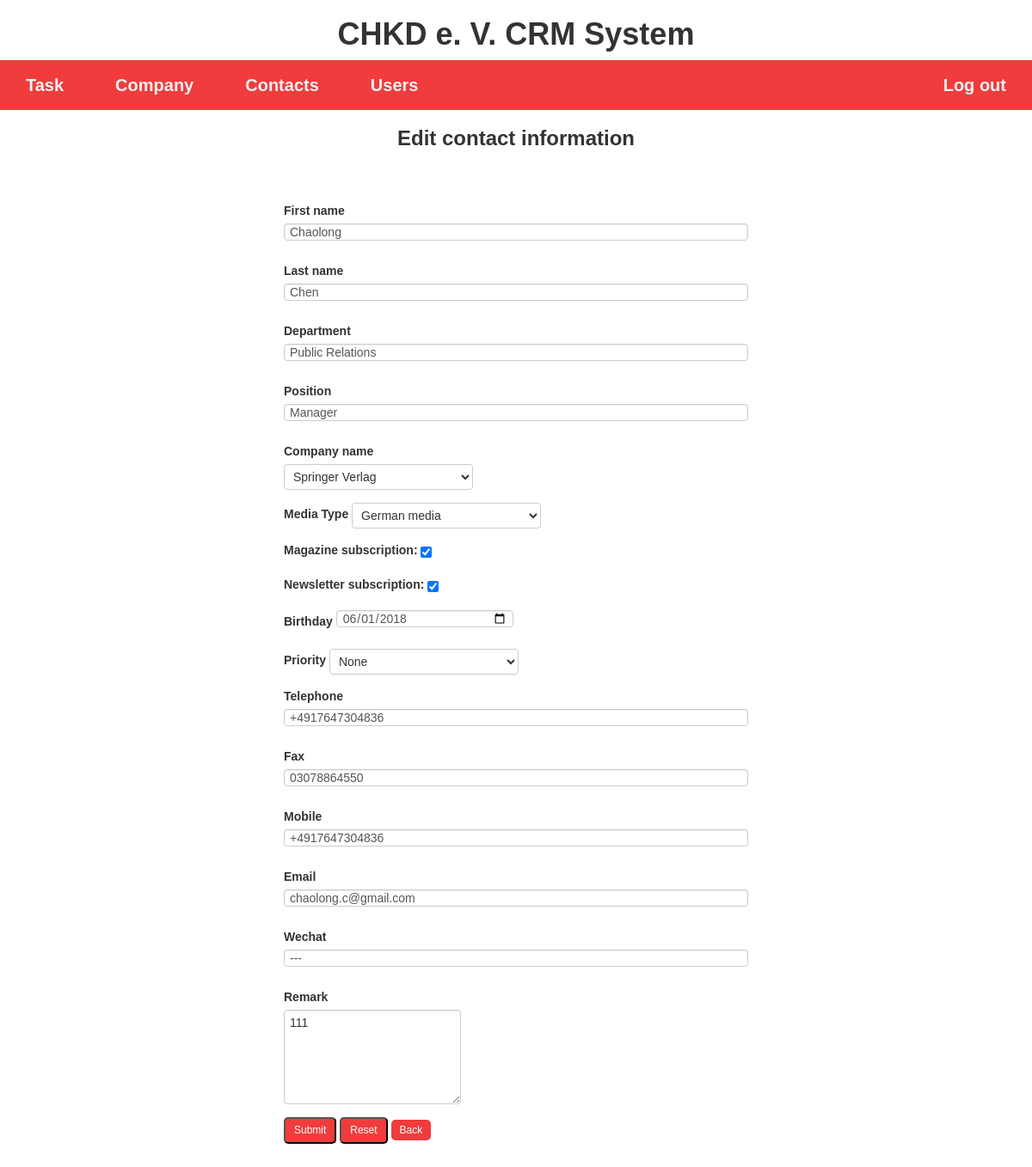
Page /content/edit_person.php?person_id=4 on the committed database.
### tables this page shows
CREATE TABLE IF NOT EXISTS `job` (
  `job_id` INT(11) NOT NULL AUTO_INCREMENT,
  `person_id` INT(11) NOT NULL,
  `company_id` INT(11) NOT NULL,
  `department` VARCHAR(45) NOT NULL,
  `position` VARCHAR(45) NOT NULL,
  PRIMARY KEY (`job_id`, `company_id`, `person_id`),
  CONSTRAINT `job_person_id`
    FOREIGN KEY (`person_id`)
    REFERENCES `person` (`person_id`)
    ON DELETE CASCADE,
  CONSTRAINT `company_id`
    FOREIGN KEY (`company_id`)
    REFERENCES `company` (`company_id`)
    ON DELETE CASCADE);

CREATE TABLE IF NOT EXISTS `person` (
  `person_id` INT(11) NOT NULL AUTO_INCREMENT,
  `first_name` VARCHAR(45) NOT NULL,
  `last_name` VARCHAR(45) NOT NULL,
  `media_type` ENUM('German media', 'Chinese media', 'Foreign media', ' Not media') NOT NULL,
  `magazine_sub` TINYINT NOT NULL,
  `newsletter_sub` TINYINT NOT NULL,
  `birthday` DATE NULL,
  `priority` ENUM('High', 'Medium', 'Low', 'None') NOT NULL,
  `p_remark` TEXT NULL,
  `p_date_added` DATETIME NOT NULL DEFAULT NOW(),
  `p_tel` VARCHAR(20) NULL,
  `fax` VARCHAR(20) NULL,
  `mobile` VARCHAR(20) NOT NULL  ,
  `p_email` VARCHAR(150) NOT NULL  ,
  `wechat` VARCHAR(50) NULL  ,
  PRIMARY KEY (`person_id`));

### content/edit_person.php (the view, shortened to what this page needs)
<?php
  require_once('../conn.php');
  $person_id = isset($_GET['person_id'])? $_GET['person_id'] : '';
  $sql1 = "SELECT * FROM person natural join company natural join job WHERE person_id ='$person_id'";
  $result = mysqli_query($conn, $sql1);
  $row = mysqli_fetch_assoc($result);
?>
<?php include_once ('../page/head.php') ?>
<h1 style="text-align: center; font-weight:bolder;">CHKD e. V. CRM System</h1>
<?php include_once ('../page/menu.php') ?>
<h3 style="text-align: center; font-weight:bolder;"><b>Edit contact information</b></h3>
<br>
<form  method="post" action="update_person.php" class="wrapper1">
  <div class="form-group">
    <label>First name</label>
    <input type="text" name="first_name" class="form-control" value="<?php echo isset ($row['first_name'])?$row['first_name']:''; ?>">
  </div>
  <div class="form-group">
    <label>Last name</label>
    <input type="text" name="last_name" class="form-control" value="<?php echo isset ($row['last_name'])?$row['last_name']:''; ?>">
  </div>
  <div class="form-group">
    <label>Department</label>
    <input type="text" name="department" class="form-control" value="<?php echo isset ($row['department'])?$row['department']:''; ?>">
  </div>
  <div class="form-group">
    <label>Position</label>
    <input type="text" name="position" class="form-control" value="<?php echo isset ($row['position'])?$row['position']:''; ?>">
  </div>
  <div class="form-group">
    <label>Company name</label><br>
    <select name="name_de">
    <?php
        $result1=mysqli_query($conn, "SELECT * FROM job right join company on job.company_id = company.company_id WHERE company.company_id <> 1");
        while($row1=mysqli_fetch_assoc($result1)){
          $selected = $row1['company_id']==$row['company_id']? 'selected="selected"':'';
          echo '<option value="'.$row1['company_id'].'" '.$selected.' >'.$row1['name_de'].'</option>';
        }
    ?>
    </select>
  </div>
  <div class="form-group">
    <label>Media Type</label>
    <select name="media_type" value="<?php echo $row['media_type']; ?>">
      <option value="German media" <?php if($row['media_type'] == 'German media') echo 'selected="selected"'; ?>>German media</option>
    </select>
  </div>
  <div class="form-group">
    <label for="ms">Magazine subscription:</label>
    <input type="checkbox" name="magazine_sub" value="<?php echo $row['magazine_sub']; ?>" <?php if($row['magazine_sub'] == 1) echo 'checked="checked"'; ?>>
  </div>
  <div class="form-group">
    <label>Newsletter subscription:</label>
    <input type="checkbox" name="newsletter_sub" value="<?php echo $row['newsletter_sub']; ?>" <?php if($row['newsletter_sub'] == 1) echo 'checked="checked"'; ?>>
  </div>
  <div class="form-group">
    <label>Birthday</label>
    <input type="date" name="birthday" value="<?php echo isset ($row['birthday'])?$row['birthday']:''; ?>">
  </div>
  <div class="form-group">
    <label>Priority</label>
    <select name="priority" value="<?php echo $row['priority'];?>">
      <option value="None" <?php if($row['priority'] == 'None') echo 'selected="selected"'; ?>>None</option>
    </select>
  </div>
  <div class="form-group">
    <label>Telephone</label>
    <input type="text" name="p_tel" class="form-control" value="<?php echo isset ($row['p_tel'])?$row['p_tel']:''; ?>">
  </div>
  <div class="form-group">
    <label>Fax</label>
    <input type="text" name="fax" class="form-control" value="<?php echo isset ($row['fax'])?$row['fax']:''; ?>">
  </div>
  <div class="form-group">
    <label>Mobile</label>
    <input type="text" name="mobile" class="form-control" value="<?php echo isset ($row['mobile'])?$row['mobile']:''; ?>">
  </div>
  <div class="form-group">
    <label>Email</label>
    <input type="text" name="p_email" class="form-control" value="<?php echo isset ($row['p_email'])?$row['p_email']:''; ?>">
  </div>
  <div class="form-group">
    <label>Wechat</label>
    <input type="text" name="wechat" class="form-control" value="<?php echo isset ($row['wechat'])?$row['wechat']:''; ?>">
  </div>
  <div class="form-group">
    <label>Remark</label>
    <br>
    <textarea rows="5" cols="50" name="p_remark"><?php echo isset ($row['p_remark'])?$row['p_remark']:''; ?></textarea>
  </div>
  <div class="form-group">
    <input type="submit" name="submit" class="btnsml" value="Submit">
    <input type="reset" class="btnsml" value="Reset">
    <a href="person.php" class="btnsml">Back</a>
  </div>
</form>
</body>
</html>

### page/head.php (style rules this page uses)
.wrapper1 { width: 600px; padding: 30px; margin-left: auto; margin-right: auto; }
body { margin:0; font-family: Arial, Helvetica, sans-serif; }
.btnsml { -webkit-border-radius: 10; -moz-border-radius: 10; border-radius: 5px; font-family: Arial; color: #ffffff; font-size: 12px; background: #f03c3c; padding: 5px 10px 5px 10px; text-decoration: none; }

### rows in the picture
job: first_name "Chaolong", last_name "Chen", department "Public Relations", position "Manager", media_type "German media", birthday "06/01/2018", p_tel "+4917647304836", fax "03078864550", mobile "+4917647304836", p_email "chaolong.c@gmail.com", wechat "---"
person: magazine_sub "☑", newsletter_sub "☑", priority "None", p_remark "111"

### other values in the picture
form field name_de "Springer Verlag"
